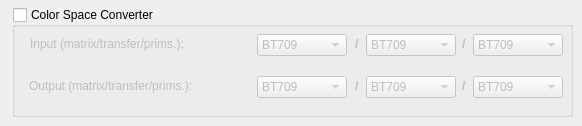
        <widget class="QWidget" name="VSColorsTab">
         <attribute name="title">
          <string>Colors</string>
         </attribute>
         <widget class="QGroupBox" name="ColorPropsGB">
          <property name="geometry">
           <rect>
            <x>12</x>
            <y>7</y>
            <width>561</width>
            <height>110</height>
           </rect>
          </property>
          <property name="toolTip">
           <string>Converts the video to a different color space.</string>
          </property>
          <property name="title">
           <string>Color Space Converter</string>
          </property>
          <property name="checkable">
           <bool>true</bool>
          </property>
          <property name="checked">
           <bool>false</bool>
          </property>
          <widget class="QLabel" name="InputColorsLabel">
           <property name="geometry">
            <rect>
             <x>18</x>
             <y>29</y>
             <width>201</width>
             <height>16</height>
            </rect>
           </property>
           <property name="text">
            <string>Input (matrix/transfer/prims.):</string>
           </property>
          </widget>
          <widget class="QLabel" name="OutputColorsLabel">
           <property name="geometry">
            <rect>
             <x>17</x>
             <y>71</y>
             <width>211</width>
             <height>16</height>
            </rect>
           </property>
           <property name="text">
            <string>Output (matrix/transfer/prims.):</string>
           </property>
          </widget>
          <widget class="QComboBox" name="InputMatrixDD">
           <property name="geometry">
            <rect>
             <x>245</x>
             <y>27</y>
             <width>90</width>
             <height>22</height>
            </rect>
           </property>
           <property name="toolTip">
            <string>The input color matrix.</string>
           </property>
           <item>
            <property name="text">
             <string>BT709</string>
            </property>
           </item>
           <item>
            <property name="text">
             <string>FCC</string>
            </property>
           </item>
           <item>
            <property name="text">
             <string>BT470bg</string>
            </property>
           </item>
           <item>
            <property name="text">
             <string>170m</string>
            </property>
           </item>
           <item>
            <property name="text">
             <string>240m</string>
            </property>
           </item>
           <item>
            <property name="text">
             <string>YCgCo</string>
            </property>
           </item>
           <item>
            <property name="text">
             <string>BT2020ncl</string>
            </property>
           </item>
           <item>
            <property name="text">
             <string>BT2020cl</string>
            </property>
           </item>
           <item>
            <property name="text">
             <string>Chromancl</string>
            </property>
           </item>
           <item>
            <property name="text">
             <string>Chromacl</string>
            </property>
           </item>
           <item>
            <property name="text">
             <string>ICtCp</string>
            </property>
           </item>
          </widget>
          <widget class="QComboBox" name="InputTransferDD">
           <property name="geometry">
            <rect>
             <x>354</x>
             <y>27</y>
             <width>90</width>
             <height>22</height>
            </rect>
           </property>
           <property name="toolTip">
            <string>The input color transfer.</string>
           </property>
           <item>
            <property name="text">
             <string>BT709</string>
            </property>
           </item>
           <item>
            <property name="text">
             <string>BT470m</string>
            </property>
           </item>
           <item>
            <property name="text">
             <string>BT470bg</string>
            </property>
           </item>
           <item>
            <property name="text">
             <string>BT601</string>
            </property>
           </item>
           <item>
            <property name="text">
             <string>240m</string>
            </property>
           </item>
           <item>
            <property name="text">
             <string>Linear</string>
            </property>
           </item>
           <item>
            <property name="text">
             <string>Log100</string>
            </property>
           </item>
           <item>
            <property name="text">
             <string>Log316</string>
            </property>
           </item>
           <item>
            <property name="text">
             <string>Xvycc</string>
            </property>
           </item>
           <item>
            <property name="text">
             <string>SRGB</string>
            </property>
           </item>
           <item>
            <property name="text">
             <string>2020_10</string>
            </property>
           </item>
           <item>
            <property name="text">
             <string>2020_12</string>
            </property>
           </item>
           <item>
            <property name="text">
             <string>ST2084</string>
            </property>
           </item>
           <item>
            <property name="text">
             <string>STD-B67</string>
            </property>
           </item>
          </widget>
          <widget class="QComboBox" name="InputPrimsDD">
           <property name="geometry">
            <rect>
             <x>461</x>
             <y>27</y>
             <width>90</width>
             <height>22</height>
            </rect>
           </property>
           <property name="toolTip">
            <string>The input primaries.</string>
           </property>
           <item>
            <property name="text">
             <string>BT709</string>
            </property>
           </item>
           <item>
            <property name="text">
             <string>BT470m</string>
            </property>
           </item>
           <item>
            <property name="text">
             <string>BT470bg</string>
            </property>
           </item>
           <item>
            <property name="text">
             <string>170m</string>
            </property>
           </item>
           <item>
            <property name="text">
             <string>240m</string>
            </property>
           </item>
           <item>
            <property name="text">
             <string>Film</string>
            </property>
           </item>
           <item>
            <property name="text">
             <string>BT2020</string>
            </property>
           </item>
           <item>
            <property name="text">
             <string>XYZ</string>
            </property>
           </item>
           <item>
            <property name="text">
             <string>ST431-2</string>
            </property>
           </item>
           <item>
            <property name="text">
             <string>ST432-1</string>
            </property>
           </item>
           <item>
            <property name="text">
             <string>Jedec-p22</string>
            </property>
           </item>
          </widget>
          <widget class="QComboBox" name="OutputMatrixDD">
           <property name="geometry">
            <rect>
             <x>245</x>
             <y>69</y>
             <width>90</width>
             <height>22</height>
            </rect>
           </property>
           <property name="toolTip">
            <string>The output matrix.</string>
           </property>
           <item>
            <property name="text">
             <string>BT709</string>
            </property>
           </item>
           <item>
            <property name="text">
             <string>FCC</string>
            </property>
           </item>
           <item>
            <property name="text">
             <string>BT470bg</string>
            </property>
           </item>
           <item>
            <property name="text">
             <string>170m</string>
            </property>
           </item>
           <item>
            <property name="text">
             <string>240m</string>
            </property>
           </item>
           <item>
            <property name="text">
             <string>YCgCo</string>
            </property>
           </item>
           <item>
            <property name="text">
             <string>BT2020ncl</string>
            </property>
           </item>
           <item>
            <property name="text">
             <string>BT2020cl</string>
            </property>
           </item>
           <item>
            <property name="text">
             <string>Chromancl</string>
            </property>
           </item>
           <item>
            <property name="text">
             <string>Chromacl</string>
            </property>
           </item>
           <item>
            <property name="text">
             <string>ICtCp</string>
            </property>
           </item>
          </widget>
          <widget class="QLabel" name="Slash2Label">
           <property name="geometry">
            <rect>
             <x>343</x>
             <y>29</y>
             <width>16</width>
             <height>16</height>
            </rect>
           </property>
           <property name="text">
            <string>&lt;html&gt;&lt;head/&gt;&lt;body&gt;&lt;p&gt;&lt;span style=&quot; font-weight:700;&quot;&gt;/&lt;/span&gt;&lt;/p&gt;&lt;/body&gt;&lt;/html&gt;</string>
           </property>
          </widget>
          <widget class="QLabel" name="Slash3Label">
           <property name="geometry">
            <rect>
             <x>450</x>
             <y>29</y>
             <width>16</width>
             <height>16</height>
            </rect>
           </property>
           <property name="text">
            <string>&lt;html&gt;&lt;head/&gt;&lt;body&gt;&lt;p&gt;&lt;span style=&quot; font-weight:700;&quot;&gt;/&lt;/span&gt;&lt;/p&gt;&lt;/body&gt;&lt;/html&gt;</string>
           </property>
          </widget>
          <widget class="QLabel" name="Slash4Label">
           <property name="geometry">
            <rect>
             <x>343</x>
             <y>71</y>
             <width>16</width>
             <height>16</height>
            </rect>
           </property>
           <property name="text">
            <string>&lt;html&gt;&lt;head/&gt;&lt;body&gt;&lt;p&gt;&lt;span style=&quot; font-weight:700;&quot;&gt;/&lt;/span&gt;&lt;/p&gt;&lt;/body&gt;&lt;/html&gt;</string>
           </property>
          </widget>
          <widget class="QLabel" name="Slash5Label">
           <property name="geometry">
            <rect>
             <x>450</x>
             <y>71</y>
             <width>16</width>
             <height>16</height>
            </rect>
           </property>
           <property name="text">
            <string>&lt;html&gt;&lt;head/&gt;&lt;body&gt;&lt;p&gt;&lt;span style=&quot; font-weight:700;&quot;&gt;/&lt;/span&gt;&lt;/p&gt;&lt;/body&gt;&lt;/html&gt;</string>
           </property>
          </widget>
          <widget class="QComboBox" name="OutputTransferDD">
           <property name="geometry">
            <rect>
             <x>354</x>
             <y>69</y>
             <width>90</width>
             <height>22</height>
            </rect>
           </property>
           <property name="toolTip">
            <string>The output transfer.</string>
           </property>
           <item>
            <property name="text">
             <string>BT709</string>
            </property>
           </item>
           <item>
            <property name="text">
             <string>BT470m</string>
            </property>
           </item>
           <item>
            <property name="text">
             <string>BT470bg</string>
            </property>
           </item>
           <item>
            <property name="text">
             <string>BT601</string>
            </property>
           </item>
           <item>
            <property name="text">
             <string>240m</string>
            </property>
           </item>
           <item>
            <property name="text">
             <string>Linear</string>
            </property>
           </item>
           <item>
            <property name="text">
             <string>Log100</string>
            </property>
           </item>
           <item>
            <property name="text">
             <string>Log316</string>
            </property>
           </item>
           <item>
            <property name="text">
             <string>Xvycc</string>
            </property>
           </item>
           <item>
            <property name="text">
             <string>SRGB</string>
            </property>
           </item>
           <item>
            <property name="text">
             <string>2020_10</string>
            </property>
           </item>
           <item>
            <property name="text">
             <string>2020_12</string>
            </property>
           </item>
           <item>
            <property name="text">
             <string>ST2084</string>
            </property>
           </item>
           <item>
            <property name="text">
             <string>STD-B67</string>
            </property>
           </item>
          </widget>
          <widget class="QComboBox" name="OutputPrimsDD">
           <property name="geometry">
            <rect>
             <x>461</x>
             <y>69</y>
             <width>90</width>
             <height>22</height>
            </rect>
           </property>
           <property name="toolTip">
            <string>The output primaries.</string>
           </property>
           <item>
            <property name="text">
             <string>BT709</string>
            </property>
           </item>
           <item>
            <property name="text">
             <string>BT470m</string>
            </property>
           </item>
           <item>
            <property name="text">
             <string>BT470bg</string>
            </property>
           </item>
           <item>
            <property name="text">
             <string>170m</string>
            </property>
           </item>
           <item>
            <property name="text">
             <string>240m</string>
            </property>
           </item>
           <item>
            <property name="text">
             <string>Film</string>
            </property>
           </item>
           <item>
            <property name="text">
             <string>BT2020</string>
            </property>
           </item>
           <item>
            <property name="text">
             <string>XYZ</string>
            </property>
           </item>
           <item>
            <property name="text">
             <string>ST431-2</string>
            </property>
           </item>
           <item>
            <property name="text">
             <string>ST432-1</string>
            </property>
           </item>
           <item>
            <property name="text">
             <string>Jedec-p22</string>
            </property>
           </item>
          </widget>
         </widget>
        </widget>
